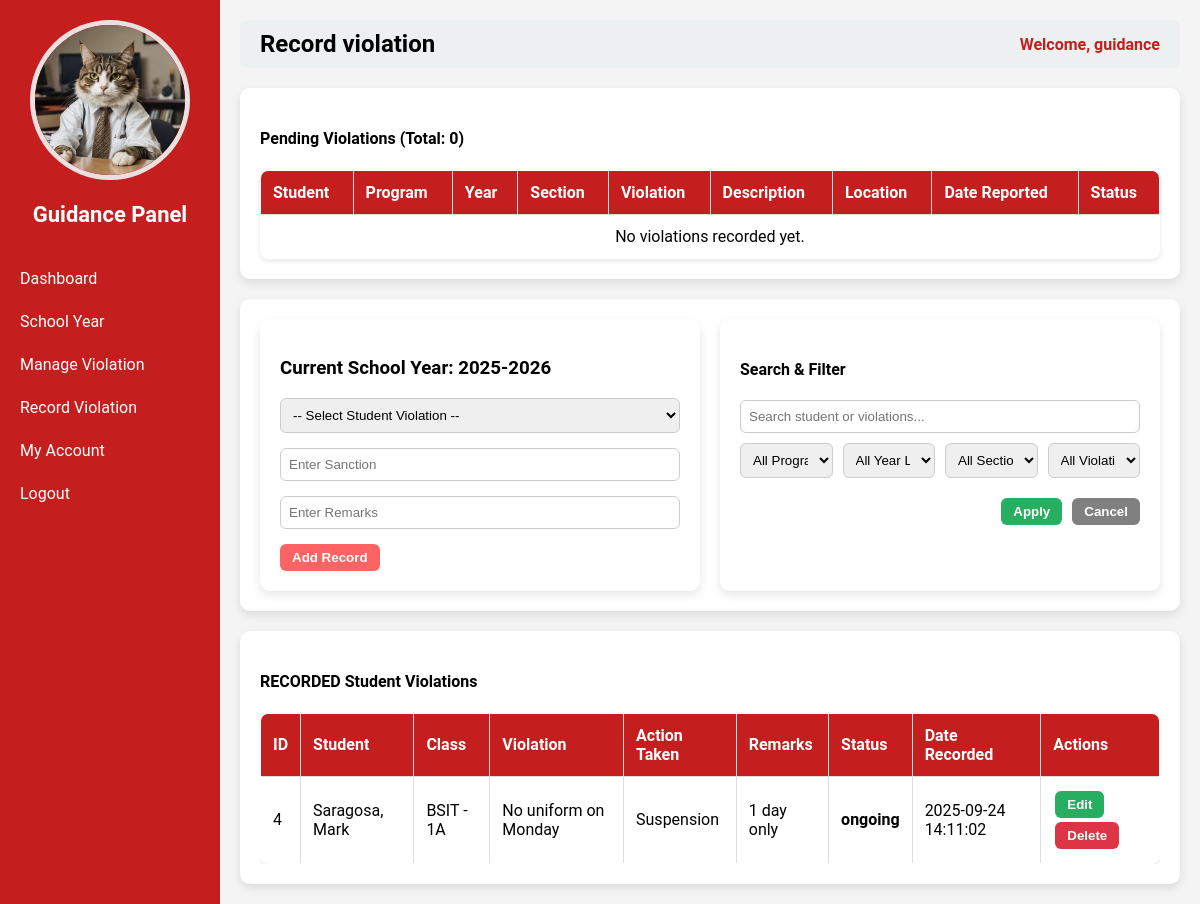
The app's page /guidance.php?page=record_violation (signed in), older data.
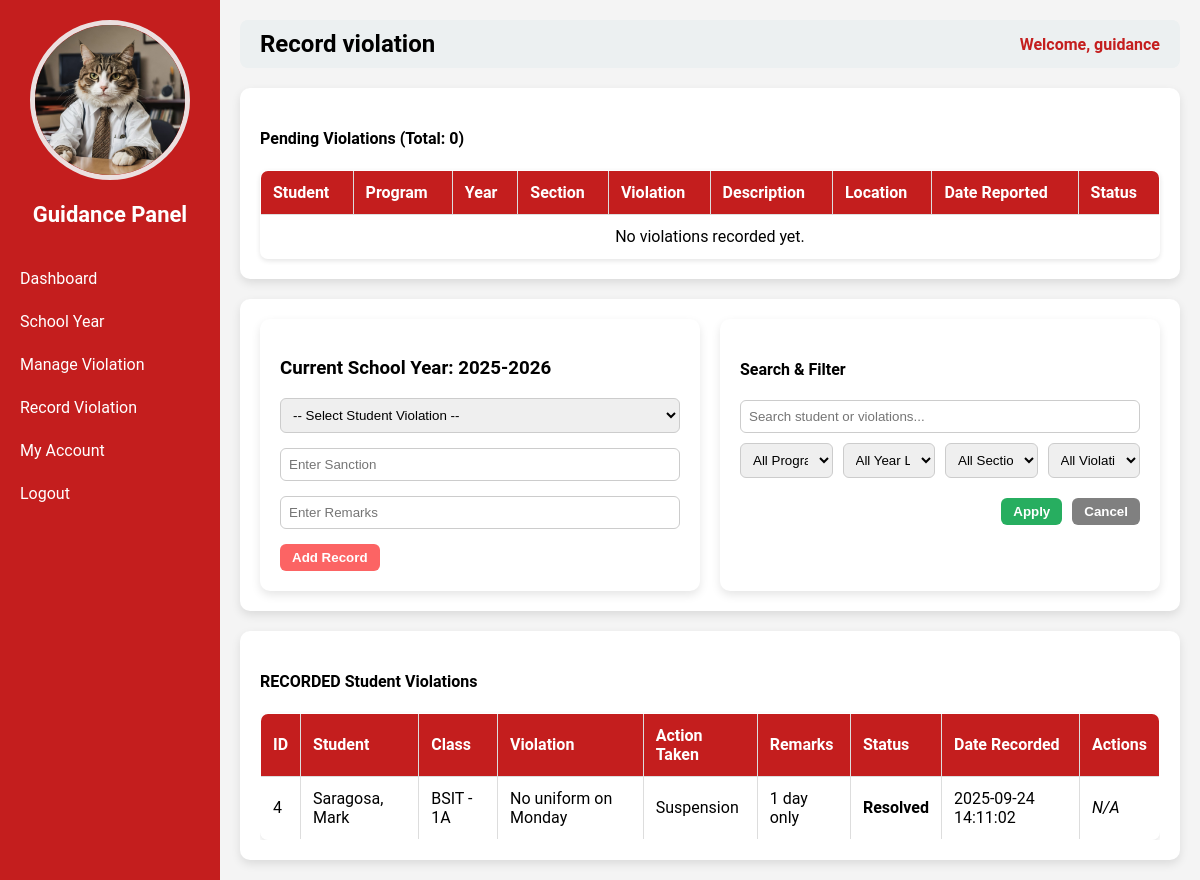
The same page, newer data.
### tables this page shows
CREATE TABLE `users` (
  `id` int(11) NOT NULL,
  `username` varchar(50) NOT NULL,
  `password` varchar(255) NOT NULL,
  `role` varchar(50) NOT NULL,
  `email` varchar(255) NOT NULL,
  `contact` varchar(50) NOT NULL,
  `status` varchar(50) NOT NULL,
  `img` varchar(255) NOT NULL
);

CREATE TABLE `school_years` (
  `id` int(11) NOT NULL,
  `school_year` varchar(50) NOT NULL,
  `is_current` tinyint(1) DEFAULT 0
);

CREATE TABLE `record_violations` (
  `id` int(11) NOT NULL,
  `student_violations_id` int(11) NOT NULL,
  `action_taken` varchar(255) NOT NULL,
  `remarks` text NOT NULL,
  `date_recorded` timestamp NOT NULL DEFAULT current_timestamp(),
  `user_id` int(11) NOT NULL,
  `school_year_id` int(11) NOT NULL,
  `status` varchar(50) NOT NULL
);

CREATE TABLE `students` (
  `id` int(11) NOT NULL,
  `first_name` varchar(50) NOT NULL,
  `last_name` varchar(50) NOT NULL,
  `school_year_id` int(11) NOT NULL,
  `program_id` int(11) NOT NULL,
  `year_level_id` int(11) NOT NULL,
  `section_id` int(11) NOT NULL,
  `address` varchar(100) NOT NULL,
  `contact` varchar(20) NOT NULL,
  `img` varchar(255) NOT NULL,
  `user_id` int(11) NOT NULL
);

CREATE TABLE `programs` (
  `id` int(11) NOT NULL,
  `program_code` varchar(50) NOT NULL,
  `program_name` varchar(100) NOT NULL
);

CREATE TABLE `year_levels` (
  `id` int(11) NOT NULL,
  `year_level` varchar(50) NOT NULL,
  `year_code` varchar(50) NOT NULL
);

CREATE TABLE `sections` (
  `id` int(11) NOT NULL,
  `section_name` varchar(50) NOT NULL
);

CREATE TABLE `student_violations` (
  `id` int(11) NOT NULL,
  `student_id` int(11) NOT NULL,
  `violation_id` int(11) NOT NULL,
  `description` text NOT NULL,
  `location` varchar(50) NOT NULL,
  `date_time` datetime NOT NULL DEFAULT current_timestamp(),
  `status` varchar(50) NOT NULL,
  `user_id` int(11) NOT NULL,
  `school_year_id` int(11) NOT NULL
);

### guidance_pages/record_violation.php (the view, shortened to what this page needs)
<?php
require __DIR__ . '/../db_connect.php';
$current_sy_row = $pdo->query("SELECT * FROM school_years WHERE is_current=1 LIMIT 1")->fetch(PDO::FETCH_ASSOC);
$current_sy_id = $current_sy_row ? $current_sy_row['id'] : null;
$current_sy = $current_sy_row ? $current_sy_row['school_year'] : "None";
$edit_mode = false;
$edit_id = null;
$edit_action = "";
$edit_remarks = "";
$query = "
    SELECT rv.*,
           sv.description AS violation_description,
           st.first_name, st.last_name,
           p.program_code,
           yl.year_code AS year_level,
           sec.section_name,
           sy.school_year
    FROM record_violations rv
    JOIN student_violations sv ON rv.student_violations_id = sv.id
    JOIN students st ON sv.student_id = st.id
    JOIN programs p ON st.program_id = p.id
    JOIN year_levels yl ON st.year_level_id = yl.id
    JOIN sections sec ON st.section_id = sec.id
    JOIN school_years sy ON rv.school_year_id = sy.id
    WHERE rv.school_year_id = ?
";
$params = [$current_sy_id];
$query .= " ORDER BY rv.date_recorded DESC";
$records = $pdo->prepare($query);
$records->execute($params);
$records = $records->fetchAll(PDO::FETCH_ASSOC);
$stmt = $pdo->prepare("
    SELECT sv.id, s.first_name, s.last_name,
           p.program_code,
           yl.year_code AS year_level,
           sec.section_name,
           v.violation, sv.description, sv.location, sv.date_time, sv.status
    FROM student_violations sv
    JOIN students s ON sv.student_id = s.id
    JOIN programs p ON s.program_id = p.id
    JOIN year_levels yl ON s.year_level_id = yl.id
    JOIN sections sec ON s.section_id = sec.id
    JOIN violations v ON sv.violation_id = v.id
    WHERE sv.school_year_id = ?
    AND sv.status = 'Pending'
    ORDER BY sv.date_time DESC
");
$stmt->execute([$current_sy_id]);
$studentViolations = $stmt->fetchAll(PDO::FETCH_ASSOC);
$totalViolations = count($studentViolations);
?>
<div class="container">
    <h4>Pending Violations (Total: <?= $totalViolations ?>)</h4>
    <table class="styled-table" id="violationTable">
    <thead>
        <tr>
            <th>Student</th>
            <th>Program</th>
            <th>Year</th>
            <th>Section</th>
            <th>Violation</th>
            <th>Description</th>
            <th>Location</th>
            <th>Date Reported</th>
            <th>Status</th>
        </tr>
    </thead>
    <tbody>
        <?php if ($totalViolations > 0): ?>
            <?php foreach ($studentViolations as $v): ?>
                <tr>
                    <td><?= htmlspecialchars($v['last_name'] . ", " . $v['first_name']); ?></td>
                    <td><?= htmlspecialchars($v['program_code']); ?></td>
                    <td><?= htmlspecialchars($v['year_level']); ?></td>
                    <td><?= htmlspecialchars($v['section_name']); ?></td>
                    <td><?= htmlspecialchars($v['violation']); ?></td>
                    <td><?= htmlspecialchars($v['description']); ?></td>
                    <td><?= htmlspecialchars($v['location']); ?></td>
                    <td><?= htmlspecialchars($v['date_time']); ?></td>
                    <td><strong><?= htmlspecialchars($v['status']); ?></strong></td>
                </tr>
            <?php endforeach; ?>
        <?php else: ?>
            <tr><td colspan="10" style="text-align:center;">No violations recorded yet.</td></tr>
        <?php endif; ?>
    </tbody>
</table>
</div>
<div class="container two-columns">
    <div class="left-box">
        <h3>Current School Year: <?= htmlspecialchars($current_sy) ?></h3>
        <form method="POST" class="form-box">
            <select name="student_violations_id" required <?= $edit_mode ? "disabled" : "" ?>>
                <option value="">-- Select Student Violation --</option>
            </select>
            <input type="text" name="action_taken" placeholder="Enter Sanction"
                value="<?= htmlspecialchars($edit_action); ?>" required>
            <input type="text" name="remarks" class="remarks-input" placeholder="Enter Remarks"
                value="<?= htmlspecialchars($edit_remarks); ?>">
            <?php if ($edit_mode): ?>
                <input type="hidden" name="id" value="<?= $edit_id; ?>">
                <button type="submit" name="update_record" class="btn btn-warning">Update</button>
                <a href="guidance.php?page=record_violation" class="btn btn-secondary">Cancel</a>
            <?php else: ?>
                <button type="submit" name="add_record" class="btn btn-primary">Add Record</button>
            <?php endif; ?>
        </form>
    </div>
    <div class="right-box">
    <h4>Search & Filter</h4>
    <div class="form-box">
        <input type="text" id="recordSearch" class="search-input" placeholder="Search student or violations...">
    </div>
    <div class="form-box filter-grid">
        <select id="filterProgram">
            <option value="">All Programs</option>
        </select>
        <select id="filterYear">
            <option value="">All Year Levels</option>
        </select>
        <select id="filterSection">
            <option value="">All Sections</option>
        </select>
        <select id="filterViolation">
            <option value="">All Violations</option>
        </select>
    </div>
    <div class="filter-buttons">
            <button type="button" class="btn btn-info" onclick="applyRecordFilters()">Apply</button>
            <button type="button" class="btn btn-secondary" onclick="cancelRecordFilters()">Cancel</button>
    </div>
</div>
</div>
<div class="container">
    <div class="table-box">
        <h4>RECORDED Student Violations</h4>
        <table class="styled-table">
    <thead>
        <tr>
            <th>ID</th>
            <th>Student</th>
            <th>Class</th>
            <th>Violation</th>
            <th>Action Taken</th>
            <th>Remarks</th>
            <th>Status</th>
            <th>Date Recorded</th>
            <th>Actions</th>
        </tr>
    </thead>
    <tbody>
    <?php if ($records): ?>
        <?php foreach ($records as $r): ?>
            <tr>
                <td><?= $r['id']; ?></td>
                <td><?= htmlspecialchars($r['last_name'] . ", " . $r['first_name']); ?></td>
                <td><?= htmlspecialchars($r['program_code'] . " - " . $r['year_level'] . $r['section_name']); ?></td>
                <td><?= htmlspecialchars($r['violation_description']); ?></td>
                <td><?= htmlspecialchars($r['action_taken']); ?></td>
                <td><?= htmlspecialchars($r['remarks']); ?></td>
                <td><strong><?= htmlspecialchars($r['status']); ?></strong></td>
                <td><?= $r['date_recorded']; ?></td>
                <td>
                    <?php if ($r['status'] === 'Resolved'): ?>
                        <em>N/A</em>
                    <?php else: ?>
                        <form method="POST" class="inline-form">
                            <button type="submit" name="edit_record" class="btn btn-info">Edit</button>
                        </form>
                        <form method="POST" class="inline-form">
                            <button type="submit" name="delete_record" class="btn btn-danger"
                                    onclick="return confirm('Are you sure you want to delete this record?')">
                                Delete
                            </button>
                        </form>
                    <?php endif; ?>
                </td>
            </tr>
        <?php endforeach; ?>
    <?php else: ?>
        <tr><td colspan="9" style="text-align:center;">No matching records found.</td></tr>
    <?php endif; ?>
    </tbody>
</table>
    </div>
</div>

### guidance.php (shortened to what this page needs)
<?php
require 'db_connect.php';
$id = $_SESSION['user_id'];
$stmt = $pdo->prepare("SELECT * FROM users WHERE id=?");
$stmt->execute([$id]);
$user = $stmt->fetch(PDO::FETCH_ASSOC);
$page = isset($_GET['page']) ? $_GET['page'] : 'dashboard';
?>
<!DOCTYPE html>
<html>
<head>
</head>
<body>
<div class="sidebar">
    <div class="column profile-photo">
        <?php if (!empty($user['img'])): ?>
            <img src="<?php echo htmlspecialchars($user['img']); ?>" alt="Profile Image">
        <?php else: ?>
            <img src="default.png" alt="Profile Image">
        <?php endif; ?>
    </div>
    <h2>Guidance Panel</h2>
    <a href="?page=dashboard">Dashboard</a>
    <a href="?page=manage_school_year">School Year</a>
    <a href="?page=manage_violation">Manage Violation</a>
    <a href="?page=record_violation">Record Violation</a>
    <a href="?page=my_account">My Account</a>
    <a href="logout.php">Logout</a>
</div>
<div class="main-content">
    <div class="header">
        <h2><?php echo ucfirst(str_replace('_',' ', $page)); ?></h2>
        <span>Welcome, <?php echo $_SESSION['username']; ?></span>
    </div>
    <div class="content" style="margin-top:20px;">
        <?php
        $pageFile = "guidance_pages/{$page}.php";
        if (file_exists($pageFile)) {
            include $pageFile;
        } else {
            echo "<p>Page not found.</p>";
        }
        ?>
    </div>
</div>
</body>
</html>

### guidance.php (style rules this page uses)
body { margin:0; font-family:'Roboto', sans-serif; background:#f4f4f4; }
.sidebar { position: fixed; top:0; left:0; width:220px; height:100%; background-color:#c41e1e; color:white; display:flex; flex-direction:column; padding-top:20px; }
.sidebar h2 { text-align:center; margin-bottom:30px; font-size:22px; }
.sidebar a { padding:12px 20px; text-decoration:none; color:white; display:block; transition:0.3s; }
.main-content { margin-left:220px; padding:20px; }
.header { display:flex; justify-content:space-between; align-items:center; background:#ecf0f1; padding:10px 20px; border-radius:8px; }
.header h2 { margin:0; }
.header span { font-weight: bold;color: #c41e1e; }
.profile-photo { text-align: center; }
.profile-photo img { width: 150px; height: 150px; object-fit: cover; border-radius: 50%; border: 5px solid #ebe0e0ff; }

### guidance_pages/record_violation.php (style rules this page uses)
.container { background:#fff; padding:20px; border-radius:10px; box-shadow:0 4px 10px rgba(0,0,0,0.1); margin-top:20px; }
.form-box { display: flex; flex-wrap: wrap; gap: 5px; }
.form-box select, .form-box textarea, .form-box input { padding: 8px; border: 1px solid #ccc; border-radius: 6px; margin-bottom: 10px; width: 100%; }
.table-box { max-height:400px; overflow-y:auto; }
.styled-table { width:100%; border-collapse:collapse; border:1px solid #ddd; border-radius:8px; overflow:hidden; box-shadow:0 2px 5px rgba(0,0,0,0.1); }
.styled-table th, .styled-table td { padding:12px; text-align:left; border:1px solid #ddd; }
.styled-table thead { background:#c41e1e; color:white; }
.btn { padding:6px 12px; border-radius:6px; border:none; cursor:pointer; font-weight:bold; color:white; }
.btn-primary { background:#fc6464ff; }
.btn-info { background:#27ae60; }
.btn-secondary { background:gray; text-decoration:none; }
.remarks-input { width: 400px; }
.two-columns { display: flex; gap: 20px; }
.left-box, .right-box { flex: 1; background: #fff; padding: 20px; border-radius: 10px; box-shadow: 0 4px 10px rgba(0,0,0,0.1); }
.filter-grid { display: grid; grid-template-columns: repeat(4, 1fr); gap: 10px; }
.filter-buttons { grid-column: span 3; display: flex; gap: 10px; margin-top: 10px; justify-content: flex-end; }
.inline-form { display:inline-block; margin:2px; }
.btn-danger { background:#dc3545; }

Row changes from the older to the newer data that the page shows:
changed record_violations "Suspension": status "ongoing" → "Resolved"; status "Edit Delete" → "N/A"
